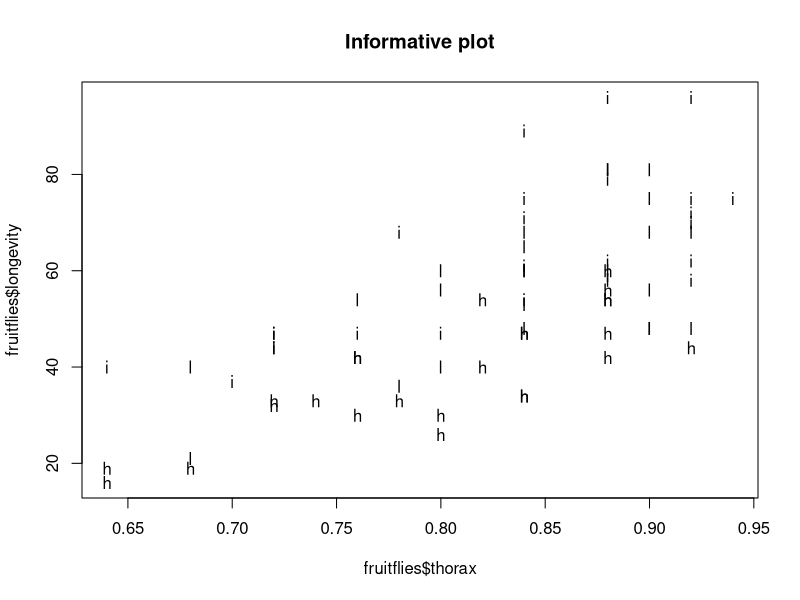
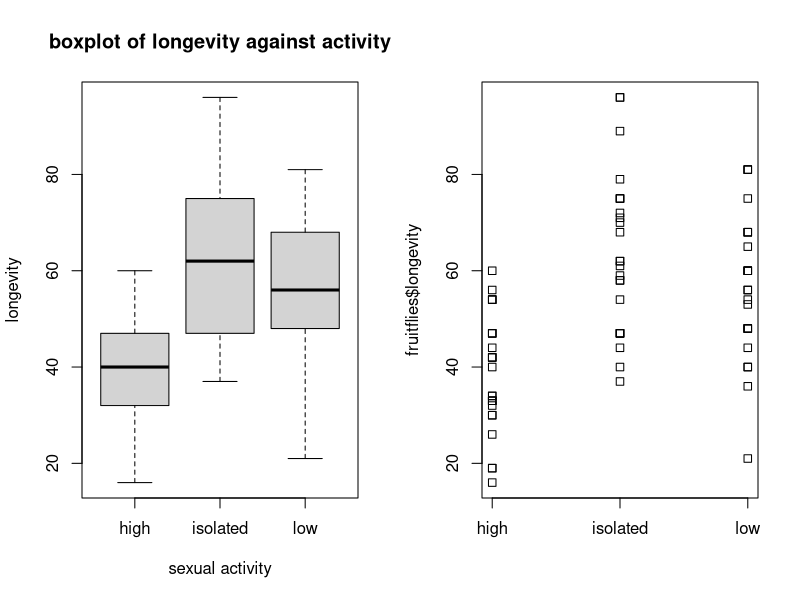
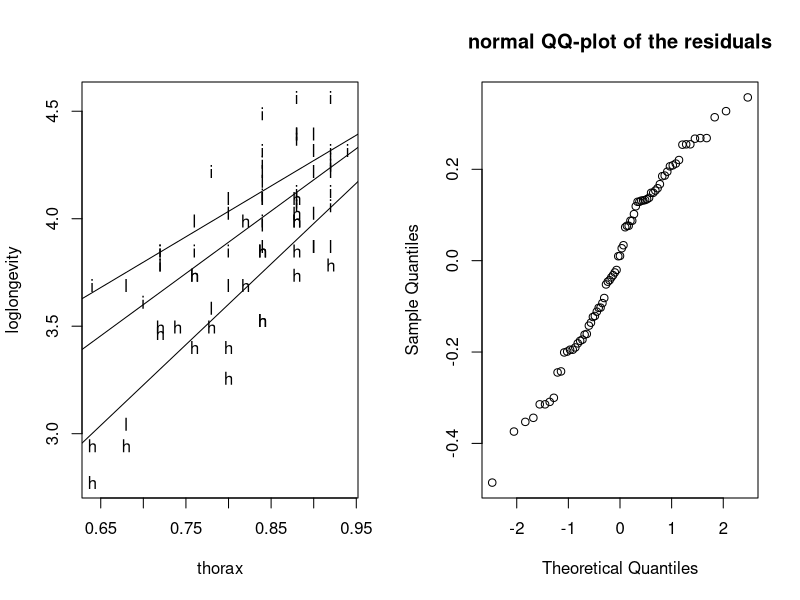
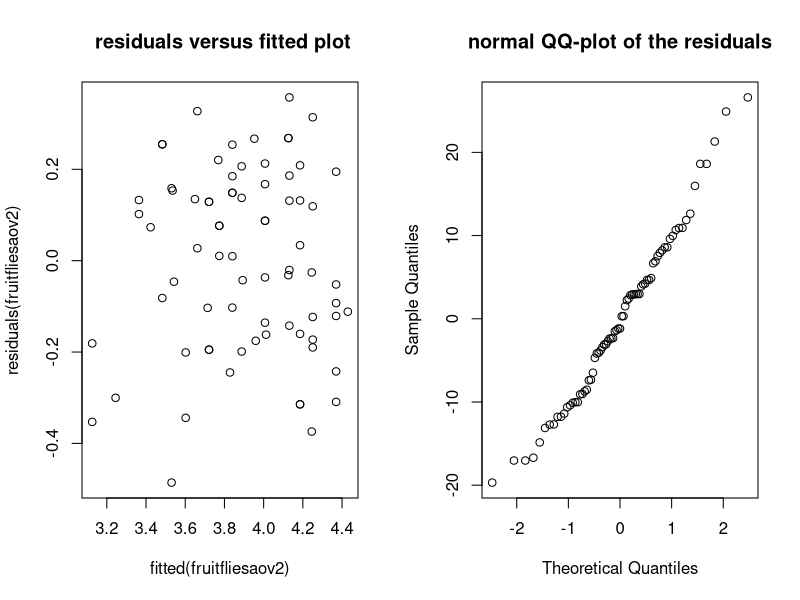
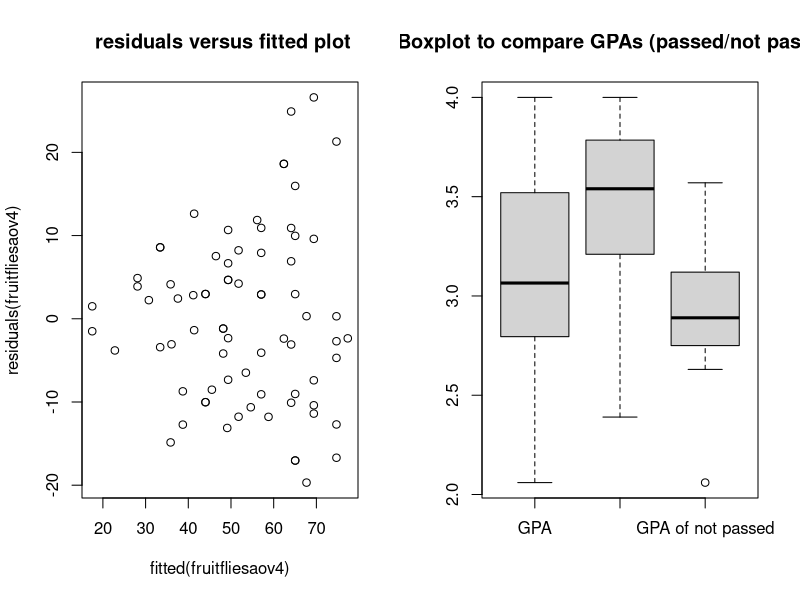
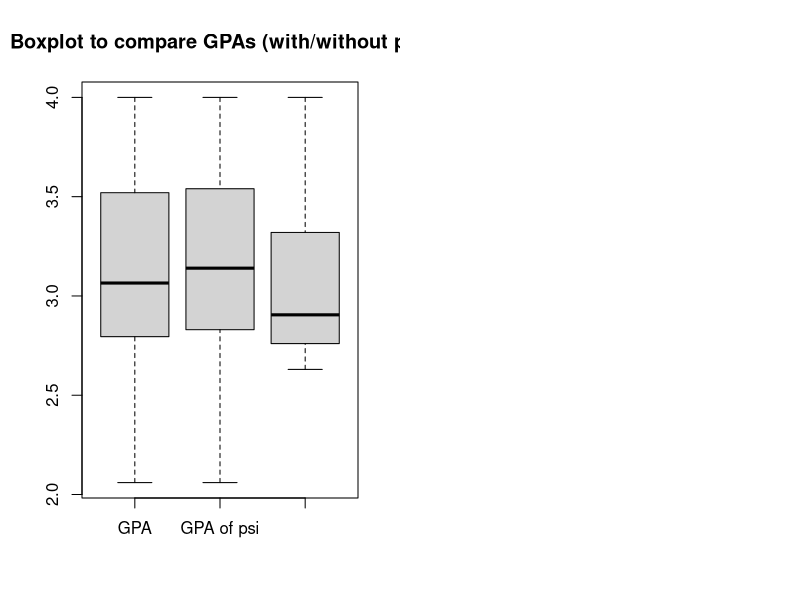
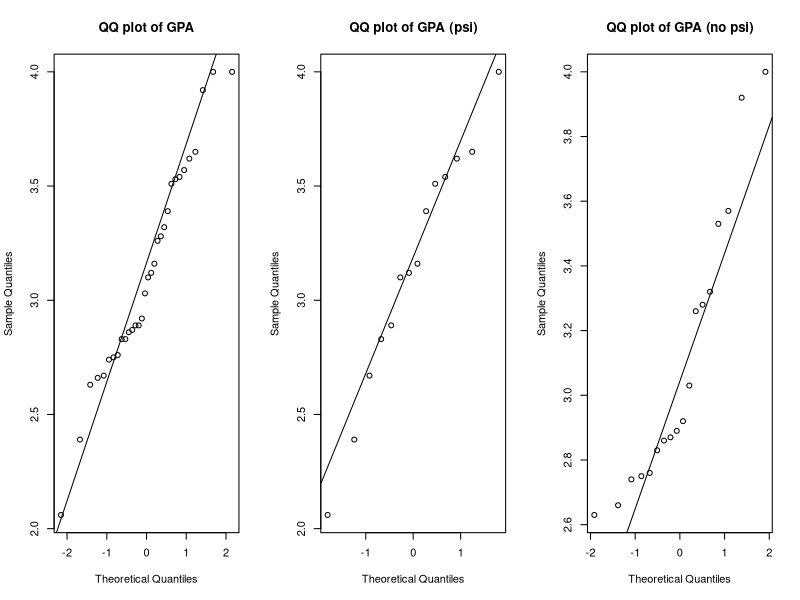

Write the R code that produced these figures, in order.
## ---- chunk 1
data=read.table(file="fruitflies.txt",header=TRUE)
fruitflies=data.frame(data)
fruitflies$loglongevity=log(fruitflies$longevity,exp(1))
plot(fruitflies$longevity~fruitflies$thorax,pch=as.character(fruitflies$activity),main="Informative plot")
par(mfrow=c(1,2))
boxplot(fruitflies$longevity~fruitflies$activity,data=fruitflies,xlab="sexual activity",ylab="longevity",main="boxplot of longevity against activity")
stripchart(fruitflies$longevity~fruitflies$activity,vertical=TRUE)
fruitfliesaov=lm(loglongevity~activity,data=fruitflies)
anova(fruitfliesaov)
summary(fruitfliesaov)
## ---- chunk 2
fruitfliesaov2=lm(loglongevity~thorax+activity,data=fruitflies)
drop1(fruitfliesaov2,test="F")
## ---- chunk 3
fruitfliesaov3=lm(loglongevity~thorax+activity,data=fruitflies)
summary(fruitfliesaov3)
mean(fruitflies$thorax)
## ---- chunk 4
plot(loglongevity~thorax,pch=unclass(fruitflies$activity),data=fruitflies)
abline(lm(loglongevity~thorax,data=fruitflies[c(1:25),]))
abline(lm(loglongevity~thorax,data=fruitflies[c(26:50),]))
abline(lm(loglongevity~thorax,data=fruitflies[c(51:75),]))
aovfruitfliesinter=lm(loglongevity~activity*thorax,data=fruitflies)
summary(aovfruitfliesinter)
## ---- chunk 5
qqnorm(residuals(fruitfliesaov2),main="normal QQ-plot of the residuals")
plot(fitted(fruitfliesaov2),residuals(fruitfliesaov2),main=" residuals versus ﬁtted plot")
## ---- chunk 6
fruitflies$activity=as.factor(fruitflies$activity)
fruitfliesaov4=lm(longevity~thorax+activity,data=fruitflies)
qqnorm(residuals(fruitfliesaov4),main="normal QQ-plot of the residuals")
plot(fitted(fruitfliesaov4),residuals(fruitfliesaov4),main=" residuals versus ﬁtted plot")
## ---- chunk 7
psi_raw <- read.delim("./psi.txt", header = TRUE, sep = "")
psi_yes <- psi_raw[which(psi_raw$psi == 1),]
psi_no <- psi_raw[which(psi_raw$psi == 0),]
passed <- psi_raw[which(psi_raw$passed == 1),]
not_passed <- psi_raw[which(psi_raw$passed == 0),]
boxplot(psi_raw$gpa, passed$gpa, not_passed$gpa, names = c("GPA","GPA of passed","GPA of not passed"),
        main = "Boxplot to compare GPAs (passed/not passed)")
## ---- chunk 8
boxplot(psi_raw$gpa, psi_yes$gpa, psi_no$gpa, names = c("GPA", "GPA of psi", "GPA of no-psi"),
        main = "Boxplot to compare GPAs (with/without psi)")
## ---- chunk 9
par(mfrow = c(1,3))
qqnorm(psi_raw$gpa, main = "QQ plot of GPA");qqline(psi_raw$gpa)
qqnorm(psi_yes$gpa, main = "QQ plot of GPA (psi)");qqline(psi_yes$gpa)
qqnorm(psi_no$gpa, main = "QQ plot of GPA (no psi)");qqline(psi_no$gpa)
## ---- chunk 10
psi_passed_tab <- xtabs(~psi_raw$passed + psi_raw$psi)
rownames(psi_passed_tab) <- c("Passed", "Not Passed")
colnames(psi_passed_tab) <- c("No psi", "psi")
ftable(psi_passed_tab)
## ---- chunk 11
psi_glm <- glm(psi_raw$passed ~ psi_raw$psi + psi_raw$gpa, family = binomial)
print(summary(psi_glm)$coefficients)
## ---- chunk 12
x <- matrix(c(3, 15, 8, 6), 2, 2)
fisher.test(x)
